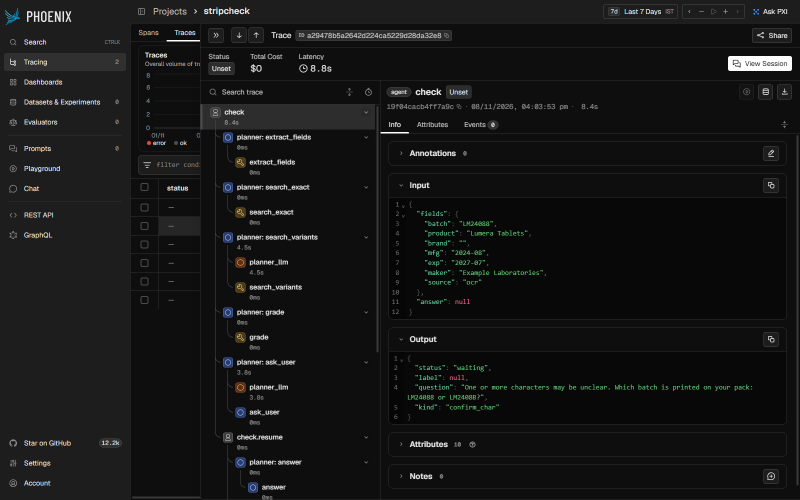
#> input picture docs/trace/02_phoenix_run1_misread_trace.png, 1600 x 1000 px (shown at 1/2 size)
$ python crop_trace.py
#> lines starting #> are read from the running program, lines starting #| are printed output that depends on the picture
"""Crop the Phoenix trace screenshot (R3 walkthrough, run 1) for the report.

Source: docs/trace/02_phoenix_run1_misread_trace.png (1600 x 1000, fictional prop 03 data).
Output: paper/report/figures/fig_phoenix_trace.png. Keeps the span tree and the input/output panel,
drops the Phoenix navigation sidebar and the trace list. Run from the repository root.
"""
from pathlib import Path
from PIL import Image

ROOT = Path(__file__).resolve().parents[3]
SRC = ROOT / "docs" / "trace" / "02_phoenix_run1_misread_trace.png"
OUT = ROOT / "paper" / "report" / "figures" / "fig_phoenix_trace.png"
BOX = (400, 45, 1600, 1000)  # left, top, right, bottom in source pixels -> 1200 x 955

Image.open(SRC).convert("RGB").crop(BOX).save(OUT, optimize=True)
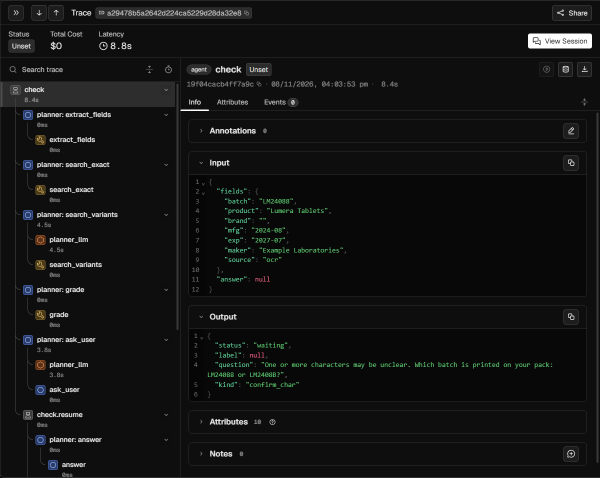
#> saved as fig_phoenix_trace.png: PIL image 1200x955 RGB (shown at 1/2 size); mean R, G, B 18.5, 19, 18.7
print("wrote", OUT.relative_to(ROOT))

$ run again, with docs/trace/01_phoenix_trace_list.png copied over docs/trace/02_phoenix_run1_misread_trace.png
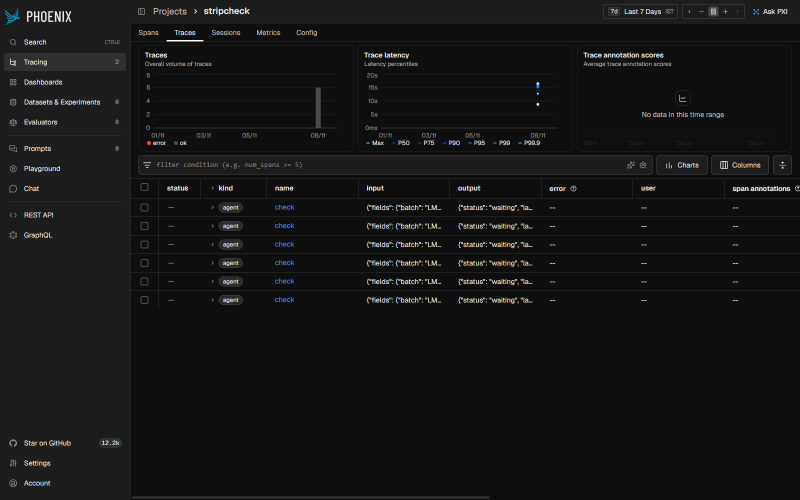
#> input picture docs/trace/01_phoenix_trace_list.png, 1600 x 1000 px (shown at 1/2 size)
#> `Image.open(SRC).convert("RGB").crop(BOX).save(OUT, optimize=True)`:
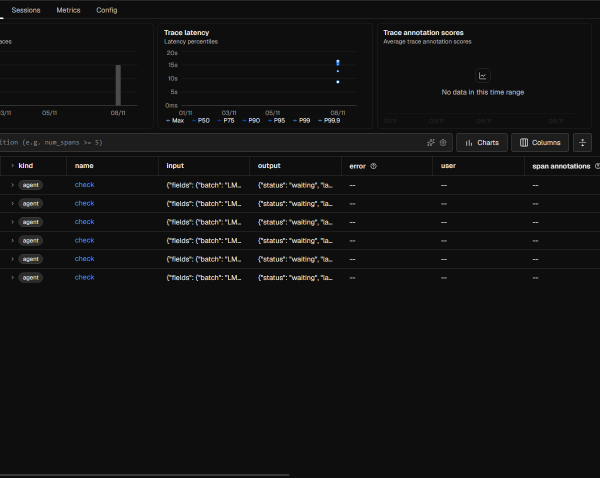
#> saved as fig_phoenix_trace.png: PIL image 1200x955 RGB (shown at 1/2 size); mean R, G, B 18, 18.1, 18.2
